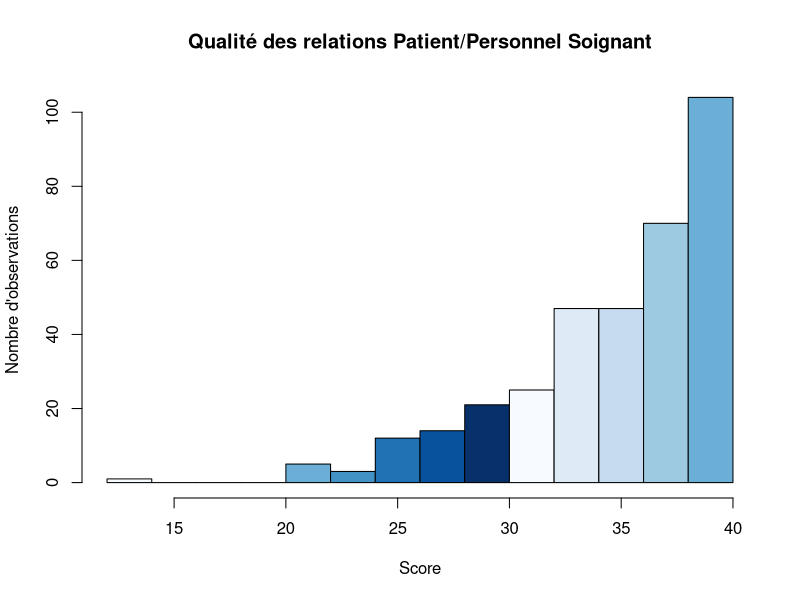
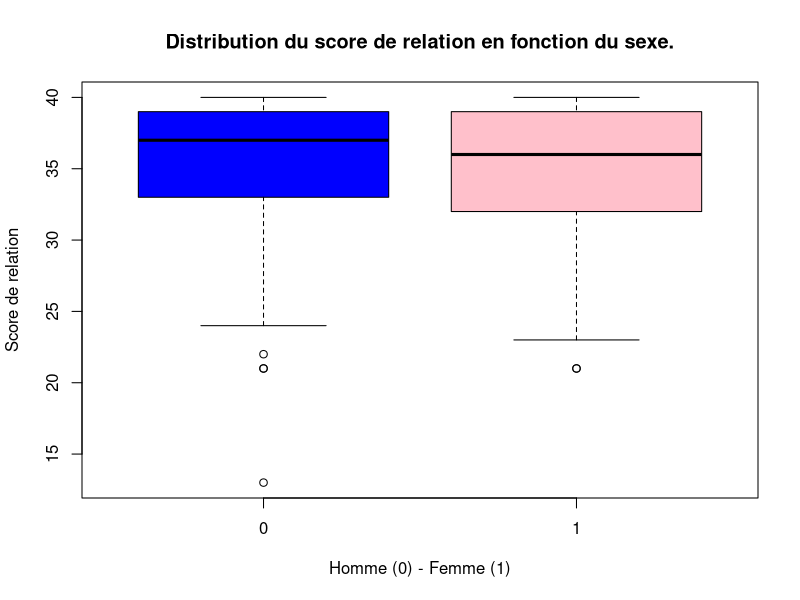

Reproduce these figures in R, in order.
setwd("~/Desktop/DIVERS_TEMPLATES/R/DEVOIR")
##Chargement des données du data frame dans une variable shd
shd <- read.csv2("satisfaction_hopital.csv")
library(prettyR) #Describe
colors <- c("blue","pink")
str(shd)
##table(shd)


#Pour les trois variables catégorielles du fichier, présentez les pourcentages de sujets relevant de chacune des modalités.## Nombre d'obervations du dataframe
## Nombre d'observation
nb <-nrow(shd)
## Sexe
Frsex<-round((table(shd$sexe)/nb)*100,2);Frsex
## Service 
Frserv<-round((table(shd$service)/nb)*100,2);Frserv
## Profession
Frprof<-round((table(shd$profession)/nb)*100,2);Frprof


# Pour les autres variables, donnez de façon synthétique : moyenne, médiane, écart-type, minimum, maximum, nombre de données disponibles (non manquantes).
describe(shd$age,num.desc =c("mean","median","sd","min","max","valid.n"),xname='age' )
describe(shd$amelioration.sante, num.desc =c("mean","median","sd","min","max","valid.n"),xname='amelioration.sante')
describe(shd$amelioration.moral, num.desc =c("mean","median","sd","min","max","valid.n"),xname='amelioration.moral')
describe(shd$recommander, num.desc =c("mean","median","sd","min","max","valid.n"),xname='recommander')
describe(shd$score.relation, num.desc =c("mean","median","sd","min","max","valid.n"),xname='score.relation')
describe(shd$score.information, num.desc =c("mean","median","sd","min","max","valid.n"),xname='score.information')

# Faites un histogramme du score de relation (score.relation).
hist(shd$score.relation,xlab="Score",ylab = "Nombre d'observations",col=blues9,main="Qualité des relations Patient/Personnel Soignant")

# A l’aide de deux « boxplots », représentez côte à côte la distribution du score de relation chez les hommes et les femmes.
table(shd$sexe)
table(shd$score.relation)
boxplot(shd$score.relation~shd$sexe,col=colors,xlab="Homme (0) - Femme (1)",ylab="Score de relation", main ="Distribution du score de relation en fonction du sexe.")

remove(age,colors,Frprof,Frserv,Frsex,moral,nb,type,scorela,scorinfo,sante,recom)
